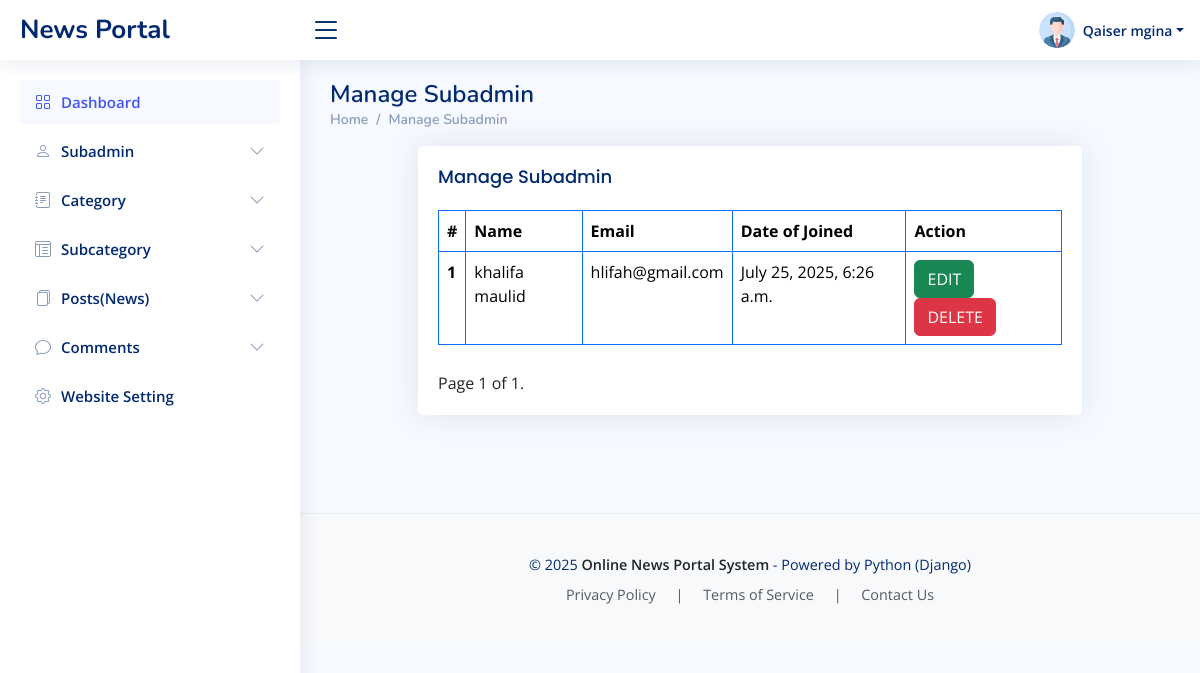
Screenshot of /ManageSubadmin (signed in) with the database file from the repository.
### newsapp/models.py (models this page shows)
class CustomUser(AbstractUser):
    USER ={
        (1,'admin'),
        (2,'subadmin'),
    }
    user_type = models.CharField(choices=USER,max_length=50,default=1)
    profile_pic = models.ImageField(upload_to='media/profile_pic')

### onps/adminviews.py (the view)
# urls.py: path('ManageSubadmin', adminviews.MANAGE_SUBADMIN, name='manage_subadmin'),
def MANAGE_SUBADMIN(request):
    subadmin_list = CustomUser.objects.filter(user_type=2)
    paginator = Paginator(subadmin_list, 10)  # Show 10 subadmin per page
    page_number = request.GET.get('page')
    try:
        subadmin = paginator.page(page_number)
    except PageNotAnInteger:
        subadmin = paginator.page(1)
    except EmptyPage:
        subadmin = paginator.page(paginator.num_pages)
    context = {'subadmin':subadmin,}
    return render(request,'admin/manage-subadmin.html',context)

### newsapp/context_processors.py (called while the page is built)
def category_processor(request):
    cat = Category.objects.all()
    return {'cat': cat}

def aboutus(request):
    first_page = Page.objects.first()
    return {'first_page':first_page}

### templates/admin/manage-subadmin.html (shortened to what this page needs)
{% extends 'base.html' %}
{% block content %}
  <div class="pagetitle">
      <h1>Manage Subadmin</h1>
      <nav>
        <ol class="breadcrumb">
          <li class="breadcrumb-item"><a href="{% url 'dashboard' %}">Home</a></li>
          <li class="breadcrumb-item">Manage Subadmin</li>
        </ol>
      </nav>
    </div>
    <section class="section">
      <div class="row">
        <div class="col-lg-12" style="padding-left: 100px;padding-right: 100px;">
          <div class="card">
            <div class="card-body">
              <h5 class="card-title">Manage Subadmin</h5>
              <table class="table table-bordered border-primary">
                <thead>
                  <tr>
                    <th scope="col">#</th>
                    <th scope="col">Name</th>
                    <th scope="col">Email</th>
                    <th scope="col">Date of Joined</th>
                    <th scope="col">Action</th>
                  </tr>
                </thead>
                <tbody>
                    {% for i in subadmin %}
                  <tr>
                    <th scope="row">{{ forloop.counter }}</th>
                    <td>{{i.first_name}} {{i.last_name}}</td>
                    <td>{{i.email}}</td>
                    <td>{{i.date_joined}}</td>
                    <td><a href="{% url 'view_subadmin' i.id %}" class="btn btn-success">
                        EDIT</a> <a href="{% url 'delete_subadmin' i.id %}" class="btn btn-danger">
                            DELETE</a></td>
                  </tr>{% endfor %}
                </tbody>
              </table>
              <div class="pagination" style="padding-top: 10px;text-align: center;">
                <span class="step-links">
                    <span class="current">
                        Page {{ subadmin.number }} of {{ subadmin.paginator.num_pages }}.
                    </span>
                </span>
            </div>
            </div>
          </div>
        </div>
      </div>
    </section>  {% endblock %}

### templates/includes/header.html (shortened to what this page needs)
{% load static %}
<header id="header" class="header fixed-top d-flex align-items-center">
  {% if user.user_type == '1' %}
    <div class="d-flex align-items-center justify-content-between">
      <a href="{% url 'dashboard' %}" class="logo d-flex align-items-center">
        <span class="d-none d-lg-block">News Portal</span>
      </a>
      <i class="bi bi-list toggle-sidebar-btn"></i>
    </div>
    <nav class="header-nav ms-auto">
      <ul class="d-flex align-items-center">
        <li class="nav-item dropdown pe-3">
          <a class="nav-link nav-profile d-flex align-items-center pe-0" href="#" data-bs-toggle="dropdown">
            {% if user.profile_pic %}
            <img src="{{ user.profile_pic.url }}" alt="Profile" class="rounded-circle">
            {% else %}
            <img src="{% static 'img/default-profile.png' %}" alt="Profile" class="rounded-circle">
            {% endif %}
            <span class="d-none d-md-block dropdown-toggle ps-2">{{user.first_name}} {{user.last_name}}</span>
          </a>
        </li>
      </ul>
    </nav>
    {% endif %}
  </header>

### static/assets/css/style.css (style rules this page uses)
:root { scroll-behavior: smooth; }
body { font-family: "Open Sans", sans-serif; background: #f6f9ff; color: #444444; }
a { color: #4154f1; text-decoration: none; }
h1, h2, h3, h4, h5, h6 { font-family: "Nunito", sans-serif; }
.pagetitle { margin-bottom: 10px; }
.pagetitle h1 { font-size: 24px; margin-bottom: 0; font-weight: 600; color: #012970; }
.card { margin-bottom: 30px; border: none; border-radius: 5px; box-shadow: 0px 0 30px rgba(1, 41, 112, 0.1); }
.card-title { padding: 20px 0 15px 0; font-size: 18px; font-weight: 500; color: #012970; font-family: "Poppins", sans-serif; }
.card-body { padding: 0 20px 20px 20px; }
.breadcrumb { font-size: 14px; font-family: "Nunito", sans-serif; color: #899bbd; font-weight: 600; }
.breadcrumb a { color: #899bbd; transition: 0.3s; }
.breadcrumb .breadcrumb-item::before { color: #899bbd; }
.logo { line-height: 1; }
@media (min-width: 1200px) { .logo { width: 280px; } }
.logo span { font-size: 26px; font-weight: 700; color: #012970; font-family: "Nunito", sans-serif; }
.header { transition: all 0.5s; z-index: 997; height: 60px; box-shadow: 0px 2px 20px rgba(1, 41, 112, 0.1); background-color: #fff; padding-left: 20px; }
.header .toggle-sidebar-btn { font-size: 32px; padding-left: 10px; cursor: pointer; color: #012970; }
.header-nav ul { list-style: none; }
.header-nav>ul { margin: 0; padding: 0; }
.header-nav .nav-profile { color: #012970; }
.header-nav .nav-profile img { max-height: 36px; }
.header-nav .nav-profile span { font-size: 14px; font-weight: 600; }

### rows the page displays
CustomUser: profile_pic (picture), first_name "Qaiser", last_name "mgina"
CustomUser: first_name "khalifa", last_name "maulid", email "hlifah@gmail.com", date_joined "July 25, 2025, 6:26 a.m."

### other values shown
{{ subadmin.number }} "1"
{{ subadmin.paginator.num_pages }} "1"
